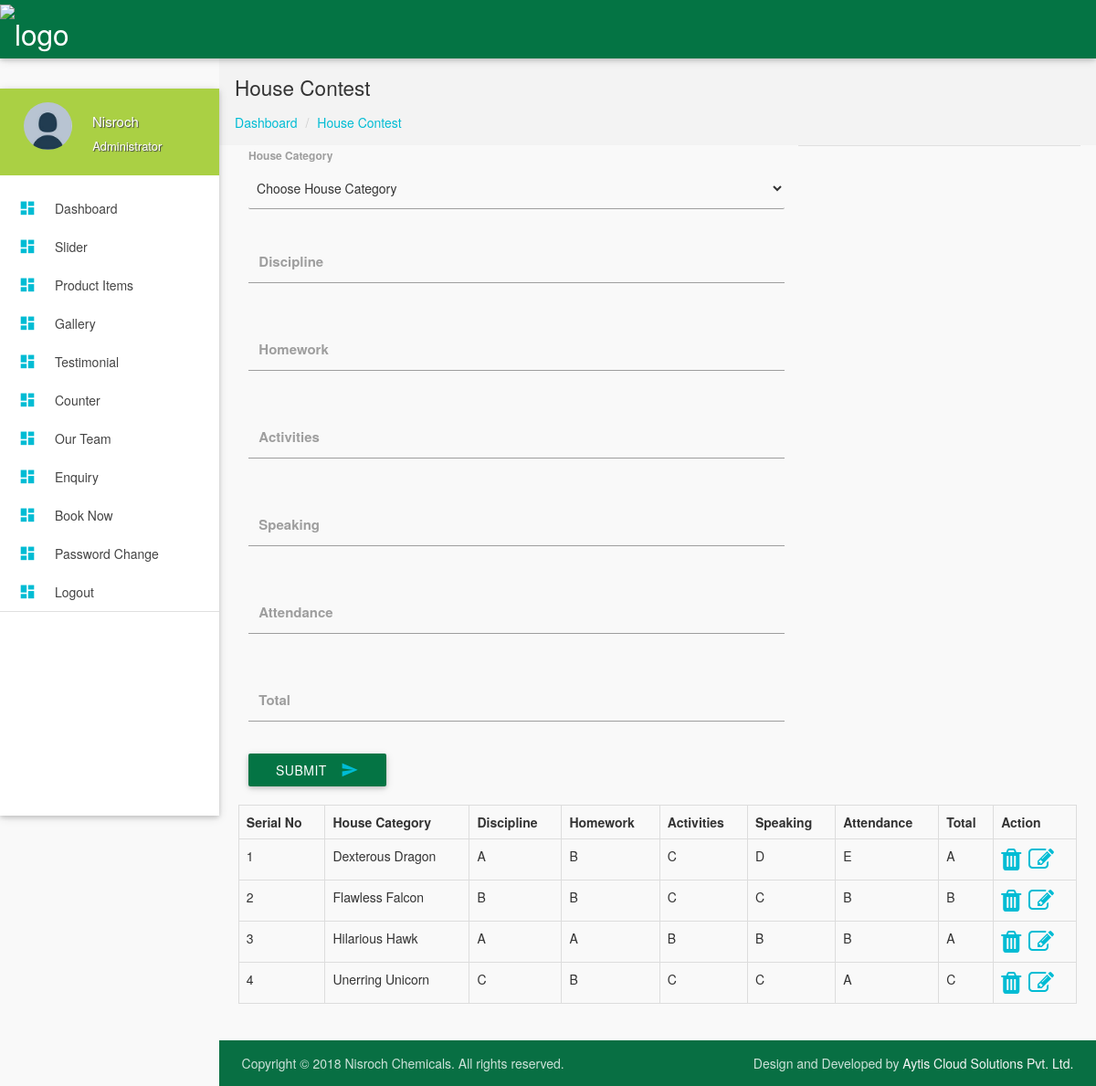
The app's page /admin/house.php (signed in) with its own data.
### tables this page shows
CREATE TABLE `house` (
  `id` int(10) NOT NULL,
  `category` varchar(100) NOT NULL,
  `discipline` varchar(100) NOT NULL,
  `homework` varchar(100) NOT NULL,
  `activities` varchar(100) NOT NULL,
  `speaking` varchar(100) NOT NULL,
  `attendance` varchar(100) NOT NULL,
  `total` varchar(100) NOT NULL
);

### admin/house.php (the view, shortened to what this page needs)
<?php include'header.php';?>
 <section id="content">
        <div id="breadcrumbs-wrapper">
          <div class="container">
            <div class="row">
              <div class="col s12 m12 l12">
                <h5 class="breadcrumbs-title">House Contest</h5>
                <ol class="breadcrumbs">
                  <li><a href="index.php">Dashboard</a>
                  </li>
                  <li><a href="#">House Contest</a>
                  </li>
                </ol>
              </div>
            </div>
          </div>
        </div>
        <div class="container">
            <div class="col-md-8">
            <form action="" method="post" enctype="multipart/form-data">
                <label>House Category</label>
  <select class="browser-default" name="category">
    <option value="" disabled selected>Choose House Category</option>
  </select><br/>
                 <div class="input-field col s12">
                        <input id="notice" type="text" name="discipline" class="validate">
                          <label for="notice">Discipline</label>
                        </div><br/>
                      <div class="input-field col s12">
                        <input id="notice" type="text" name="homework" class="validate">
                          <label for="notice">Homework</label>
                        </div><br/>
                        <div class="input-field col s12">
                        <input id="notice" type="text" name="activities" class="validate">
                          <label for="notice">Activities</label>
                        </div><br/>
                        <div class="input-field col s12">
                        <input id="notice" type="text" name="speaking" class="validate">
                          <label for="notice">Speaking</label>
                        </div><br/>
                         <div class="input-field col s12">
                        <input id="notice" type="text" name="attendance" class="validate">
                          <label for="notice">Attendance</label>
                        </div><br/>
                         <div class="input-field col s12">
                        <input id="notice" type="text" name="total" class="validate">
                          <label for="notice">Total</label>
                        </div><br/>
                        <button class="btn cyan waves-effect waves-light" type="submit" name="submit">Submit
                                <i class="mdi-content-send right"></i>
                              </button>
            </form><br/>
            </div>
            <div class="divider"></div>
            <div class="row">
                <div class="col-md-12">
                    <div class="table-responsive">
                        <table class="table table-bordered">
                            <tr>
                                <th>Serial No</th>
                                <th>House Category</th>
                                 <th>Discipline</th>
                                 <th>Homework</th>
                                  <th>Activities</th>
                                   <th>Speaking</th>
                                    <th>Attendance</th>
                                     <th>Total</th>
                                  <th>Action</th>
                            </tr>
                            <?php
                            $count=1;
                            $sql=mysqli_query($conn,"select * from house");
                            while($rows=mysqli_fetch_assoc($sql)){
                            ?>
                            <tr>
                                <td><?php echo $count++;?></td>
                                <td><?php echo $rows['category'];?></td>
                                <td><?php echo $rows['discipline'];?></td>
                                 <td><?php echo $rows['homework'];?></td>
                                 <td><?php echo $rows['activities'];?></td>
                                 <td><?php echo $rows['speaking'];?></td>
                                 <td><?php echo $rows['attendance'];?></td>
                                 <td><?php echo $rows['total'];?></td>
                                 <td><a href="deletehouse.php?id=<?php echo $rows['id'];?>"><i class="fa fa-trash fa-2x"></i></a>&nbsp;&nbsp;<a href="edithouse.php?id=<?php echo $rows['id'];?>"><i class="fa fa-edit fa-2x"></i></a></td>
                            </tr>
                           <?php }?>
                        </table>
                    </div>
                </div>
            </div>
        </div>
        <?php include 'footer.php';?>

### admin/header.php (shortened to what this page needs)
<?php
include("includes/db_connection.php");
?>
<!DOCTYPE html>
<html lang="en">
<head>
  <link href="../assets//css/bootstrap.min.css" type="text/css" rel="stylesheet" media="screen,projection">
  <link href="css/materialize.min.css" type="text/css" rel="stylesheet" media="screen,projection">
  <link href="css/style.min.css" type="text/css" rel="stylesheet" media="screen,projection">
    <link href="css/custom/custom.min.css" type="text/css" rel="stylesheet" media="screen,projection">
<link rel="stylesheet" href="https://cdnjs.cloudflare.com/ajax/libs/font-awesome/4.7.0/css/font-awesome.min.css">
  <link href="js/plugins/prism/prism.css" type="text/css" rel="stylesheet" media="screen,projection">
  <link href="js/plugins/perfect-scrollbar/perfect-scrollbar.css" type="text/css" rel="stylesheet" media="screen,projection">
  <link href="js/plugins/chartist-js/chartist.min.css" type="text/css" rel="stylesheet" media="screen,projection">
  <link href="js/plugins/dropify/css/dropify.min.css" type="text/css" rel="stylesheet" media="screen,projection">
</head>
<body>
  <header id="header" class="page-topbar">
        <div class="navbar-fixed">
            <nav class="navbar-color">
                <div class="nav-wrapper">
                    <ul class="left">
                        <li><a href="index.php" class="brand-logo darken-1"><img src="../assets/img/logo.png" alt="logo"></a></li>
                    </ul>
                </div>
            </nav>
        </div>
  </header>
  <div id="main">
    <div class="wrapper">
      <aside id="left-sidebar-nav">
                <ul id="slide-out" class="side-nav fixed leftside-navigation">
                <li class="user-details cyan darken-2">
                <div class="row">
                    <div class="col col s4 m4 l4">
                        <img src="images/avatar.jpg" alt="" class="circle responsive-img valign profile-image">
                    </div>
                    <div class="col col s8 m8 l8">
                        <?php
                        $role=$_SESSION['role'];
                        $sql=mysqli_query($conn,"select * from login where role='$role'");
                        $rr=mysqli_fetch_assoc($sql);
                        $name=$rr['username'];
                        ?>
                        <a class="btn-flat dropdown-button waves-effect waves-light white-text profile-btn" href="#" data-activates="profile-dropdown"><?php echo $name;?></a>
                        <p class="user-roal">Administrator</p>
                    </div>
                </div>
            </li>
                <li class="bold"><a href="index.php" class="waves-effect waves-cyan"><i class="mdi-action-dashboard"></i> Dashboard</a>
                </li>
                <li class="bold"><a href="slider.php" class="waves-effect waves-cyan"><i class="mdi-action-dashboard"></i> Slider</a>
                </li>
                <li class="bold"><a href="productitem.php" class="waves-effect waves-cyan"><i class="mdi-action-dashboard"></i> Product Items</a>
                </li>
                 <li class="bold"><a href="gallery.php" class="waves-effect waves-cyan"><i class="mdi-action-dashboard"></i> Gallery</a>
                </li>
                <li class="bold"><a href="testimonal.php" class="waves-effect waves-cyan"><i class="mdi-action-dashboard"></i> Testimonial</a>
                </li>
                  <li class="bold"><a href="counter.php" class="waves-effect waves-cyan"><i class="mdi-action-dashboard"></i> Counter</a>
                </li>
                 <li class="bold"><a href="team.php" class="waves-effect waves-cyan"><i class="mdi-action-dashboard"></i> Our Team</a>
                </li>
                <li class="bold"><a href="enquiry.php" class="waves-effect waves-cyan"><i class="mdi-action-dashboard"></i> Enquiry</a>
                </li>
                 <li class="bold"><a href="book.php" class="waves-effect waves-cyan"><i class="mdi-action-dashboard"></i> Book Now</a>
                </li>
                  <li class="bold"><a href="password.php" class="waves-effect waves-cyan"><i class="mdi-action-dashboard"></i> Password Change</a>
                </li>
                <li class="bold"><a href="logout.php" class="waves-effect waves-cyan"><i class="mdi-action-dashboard"></i> Logout</a>
                </li>
                <li class="li-hover"><div class="divider"></div></li>
            </ul>
            </aside>

### admin/header.php (style rules this page uses)
i { color: #aad044; }
#content { min-height:800px; }

### admin/house.php (style rules this page uses)
i { color:#00bcd4; }

### records on screen
house: category "Dexterous Dragon", discipline "A", homework "B", activities "C", speaking "D", attendance "E", total "A"
house: category "Flawless Falcon", discipline "B", homework "B", activities "C", speaking "C", attendance "B", total "B"
house: category "Hilarious Hawk", discipline "A", homework "A", activities "B", speaking "B", attendance "B", total "A"
house: category "Unerring Unicorn", discipline "C", homework "B", activities "C", speaking "C", attendance "A", total "C"

### other values on screen
$name "Nisroch"
